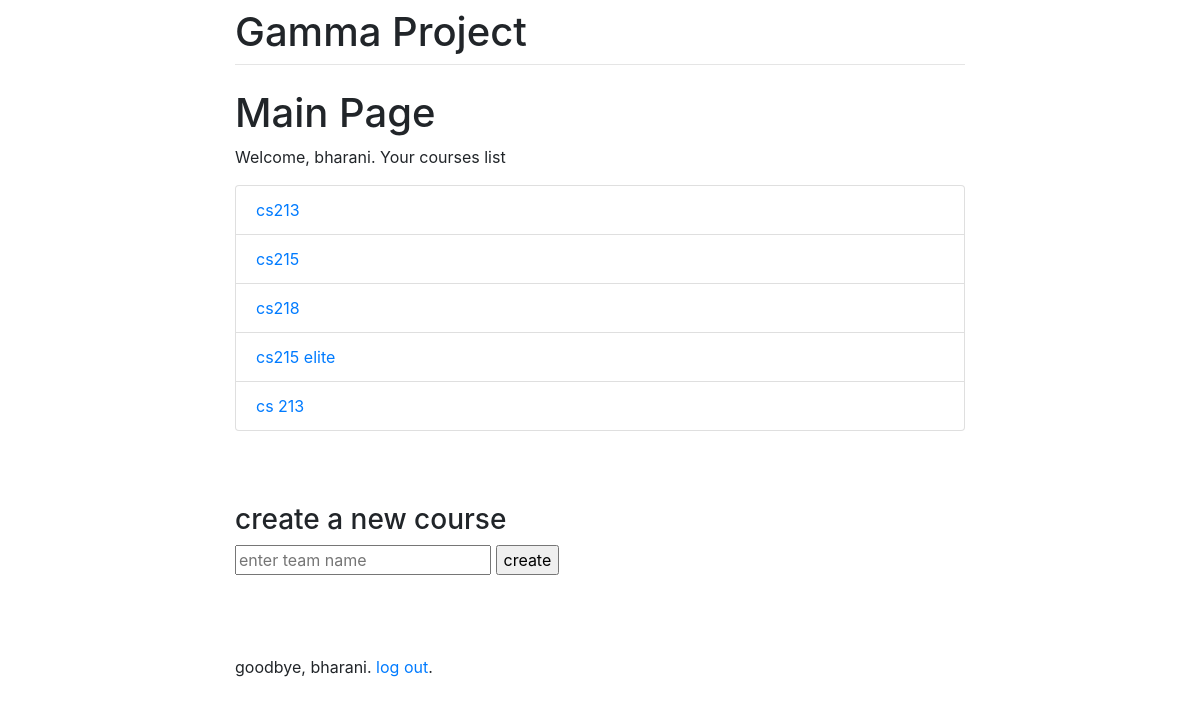
Page /blog/ (signed in) on the earlier database version.
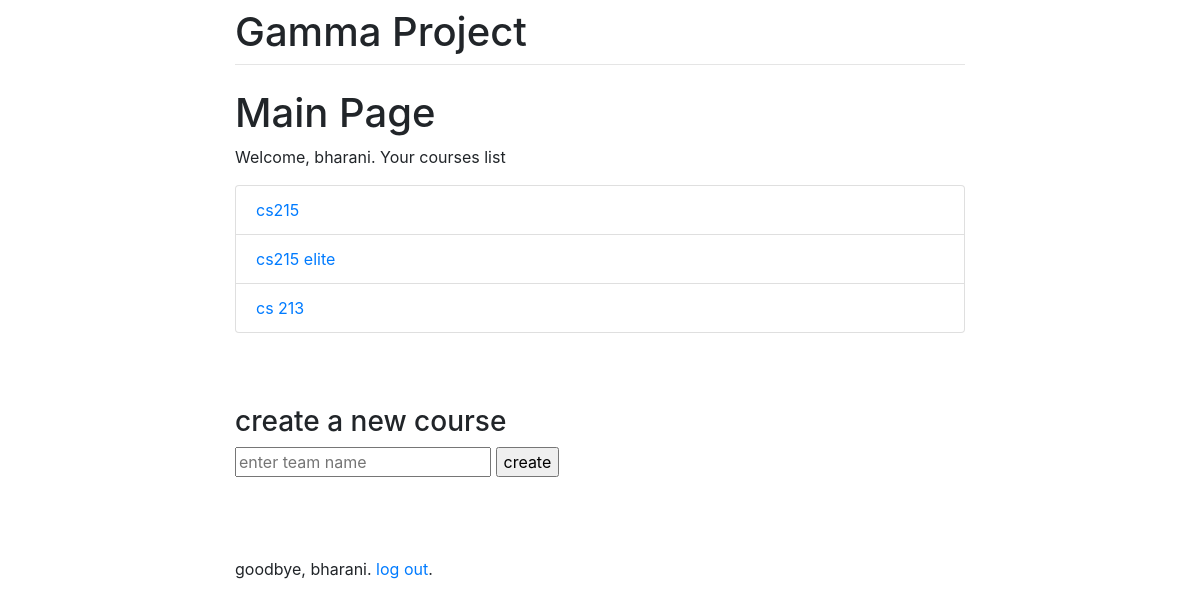
Same page on the later database version.
### bogs/models.py (models this page shows)
class Group(models.Model):
    name = models.CharField(max_length=128,primary_key=True)
    members = models.ManyToManyField(Person, through='Membership')
    messages = models.ManyToManyField(MessageForm,through='Messageship')
    prof = models.CharField(max_length=128)
    def __str__(self):
        return self.name

### bogs/views.py (the view, shortened to what this page needs)
# urls.py: path('', views.home, name='blank'),
def home(request):
    if not request.user.is_authenticated:
        return redirect('/login')
    msg=""
    a=Group.objects.filter(prof=request.user)
    print(a)
    return render(request,'home.html',{'courses':a,'msg':msg})

### Templates/home.html (shortened to what this page needs)
{% extends 'base.html' %}
{% load crispy_forms_tags %}
{% block content %}
<h1>Main Page</h1>
<p>Welcome, {{ user.username }}. Your courses list</p>
<div class="list-group">
{% for athlete in courses %}
    <a href= "{{ athlete }}" class="list-group-item">{{ athlete }}</a>
{% endfor %}
</div>
<br><br><br>
<h3>create a new course</h3>
<form method="post" enctype="multipart/form-data">
	<input type="text" placeholder="enter team name" name="group_name">
	<input type="submit" value="create">
</form>
<br>
<br><br>
<p>goodbye, {{ user.username }}. <a href="/logout"> log out</a>.</p>
{% endblock %}

Differences in the rows shown:
no longer on this page (row edited): Group: name "cs213"
no longer on this page (row edited): Group: name "cs218"
